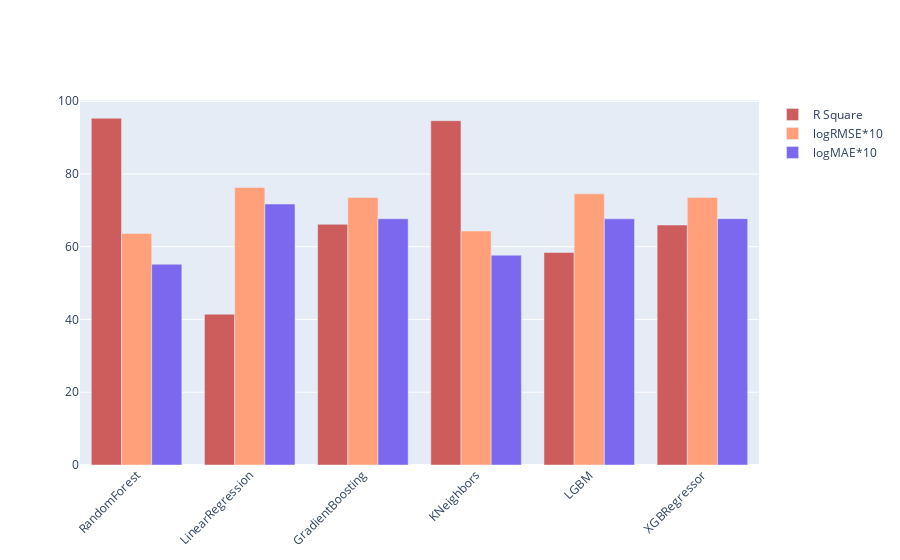

The notebook cell this image was saved under:
### Code cell
model_name = ['RandomForest', 'LinearRegression', 'GradientBoosting', 'KNeighbors', 'LGBM', 'XGBRegressor']

fig = go.Figure()
fig.add_trace(go.Bar(
    x=model_name,
    y=results.iloc[2,1:],
    name='R Square',
    marker_color='indianred'
))
fig.add_trace(go.Bar(
    x=model_name,
    y=results.iloc[3,1:],
    name='logRMSE*10',
    marker_color='lightsalmon'
))
fig.add_trace(go.Bar(
    x=model_name,
    y=results.iloc[4,1:],
    name='logMAE*10',
    marker_color='mediumslateblue'
))

fig.layout.update(barmode='group', xaxis_tickangle=-45)
fig.show()

### Figure 1 — Plotly figure (JSON) as saved in the notebook; plotly's stock layout.template omitted (floating-point values rounded to 4 significant figures)
{"data": [{"marker": {"color": "indianred"}, "name": "R Square", "type": "bar", "x": ["RandomForest", "LinearRegression", "GradientBoosting", "KNeighbors", "LGBM", "XGBRegressor"], "y": [95.31, 41.45, 66.16, 94.63, 58.43, 65.96]}, {"marker": {"color": "lightsalmon"}, "name": "logRMSE*10", "type": "bar", "x": ["RandomForest", "LinearRegression", "GradientBoosting", "KNeighbors", "LGBM", "XGBRegressor"], "y": [63.64, 76.27, 73.53, 64.32, 74.55, 73.56]}, {"marker": {"color": "mediumslateblue"}, "name": "logMAE*10", "type": "bar", "x": ["RandomForest", "LinearRegression", "GradientBoosting", "KNeighbors", "LGBM", "XGBRegressor"], "y": [55.18, 71.74, 67.69, 57.67, 67.66, 67.71]}], "layout": {"barmode": "group", "xaxis": {"tickangle": -45}}}
